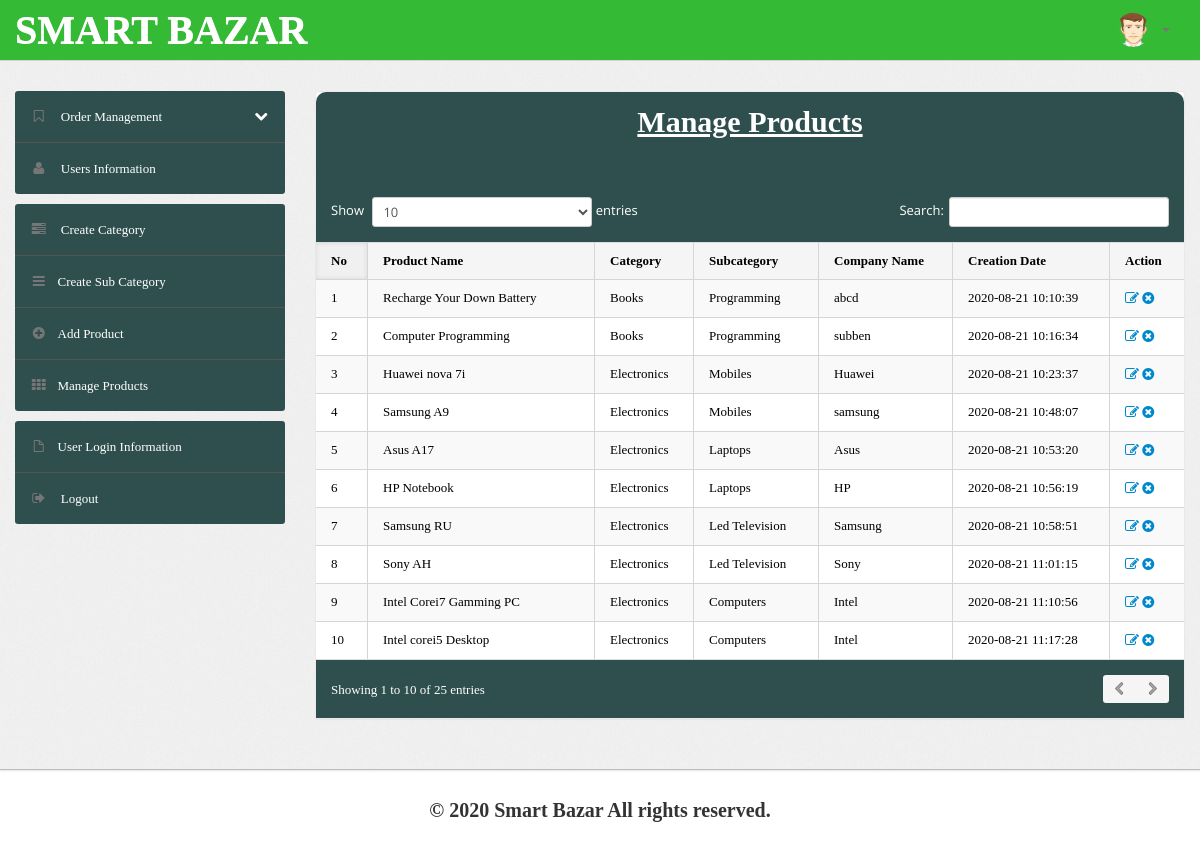
Screenshot of /shopping/admin/manage-products.php (signed in) with the database file from the repository.
### tables this page shows
CREATE TABLE `products` (
  `id` int(11) NOT NULL,
  `category` int(11) NOT NULL,
  `subCategory` int(11) DEFAULT NULL,
  `productName` varchar(255) DEFAULT NULL,
  `productCompany` varchar(255) DEFAULT NULL,
  `productPrice` int(11) DEFAULT NULL,
  `productPriceBeforeDiscount` int(11) DEFAULT NULL,
  `productDescription` longtext DEFAULT NULL,
  `productImage1` varchar(255) DEFAULT NULL,
  `productImage2` varchar(255) DEFAULT NULL,
  `productImage3` varchar(255) DEFAULT NULL,
  `shippingCharge` int(11) DEFAULT NULL,
  `productAvailability` varchar(255) DEFAULT NULL,
  `postingDate` timestamp NULL DEFAULT current_timestamp(),
  `updationDate` varchar(255) DEFAULT NULL
);

CREATE TABLE `category` (
  `id` int(11) NOT NULL,
  `categoryName` varchar(255) DEFAULT NULL,
  `categoryDescription` longtext DEFAULT NULL,
  `creationDate` timestamp NOT NULL DEFAULT current_timestamp(),
  `updationDate` varchar(255) DEFAULT NULL
);

CREATE TABLE `subcategory` (
  `id` int(11) NOT NULL,
  `categoryid` int(11) DEFAULT NULL,
  `subcategory` varchar(255) DEFAULT NULL,
  `creationDate` timestamp NULL DEFAULT current_timestamp(),
  `updationDate` varchar(255) DEFAULT NULL
);

### shopping/admin/manage-products.php (the view, shortened to what this page needs)
<?php
include('include/config.php');
if(strlen($_SESSION['alogin'])==0)
	{
header('location:index.php');
}
else{
?>
<!DOCTYPE html>
<html lang="en">
<head>
	<link type="text/css" href="bootstrap/css/bootstrap.min.css" rel="stylesheet">
	<link type="text/css" href="bootstrap/css/bootstrap-responsive.min.css" rel="stylesheet">
	<link type="text/css" href="css/theme.css" rel="stylesheet">
	<link type="text/css" href="images/icons/css/font-awesome.css" rel="stylesheet">
</head>
<body>
<?php include('include/header.php');?>
	<div class="wrapper">
		<div class="container">
			<div class="row">
<?php include('include/sidebar.php');?>
			<div class="span9">
					<div class="content">
	<div class="module">
							<div class="module-head">
								<h3>Manage Products</h3>
							</div>
							<div class="module-body table">
									<br />
								<table cellpadding="0" cellspacing="0" border="0" class="datatable-1 table table-bordered table-striped	 display" width="100%">
									<thead>
										<tr>
											<th>No</th>
											<th>Product Name</th>
											<th>Category </th>
											<th>Subcategory</th>
											<th>Company Name</th>
											<th>Creation Date</th>
											<th>Action</th>
										</tr>
									</thead>
									<tbody>
<?php $query=mysqli_query($con,"select products.*,category.categoryName,subcategory.subcategory from products join category on category.id=products.category join subcategory on subcategory.id=products.subCategory");
$cnt=1;
while($row=mysqli_fetch_array($query))
{
?>
										<tr>
											<td><?php echo htmlentities($cnt);?></td>
											<td><?php echo htmlentities($row['productName']);?></td>
											<td><?php echo htmlentities($row['categoryName']);?></td>
											<td> <?php echo htmlentities($row['subcategory']);?></td>
											<td><?php echo htmlentities($row['productCompany']);?></td>
											<td><?php echo htmlentities($row['postingDate']);?></td>
											<td>
											<a href="edit-products.php?id=<?php echo $row['id']?>" ><i class="icon-edit"></i></a>
											<a href="manage-products.php?id=<?php echo $row['id']?>&del=delete" onClick="return confirm('Are you sure you want to delete?')"><i class="icon-remove-sign"></i></a></td>
										</tr>
										<?php $cnt=$cnt+1; } ?>
								</table>
							</div>
						</div>
					</div>
				</div>
			</div>
		</div>
	</div>
<?php include('include/footer.php');?>
</body>
<?php } ?>

### rows the page displays
products: productName "Recharge Your Down Battery", category.categoryName "Books", subcategory.subcategory "Programming", productCompany "abcd", postingDate "2020-08-21 10:10:39"
products: productName "Computer Programming", category.categoryName "Books", subcategory.subcategory "Programming", productCompany "subben", postingDate "2020-08-21 10:16:34"
products: productName "Huawei nova 7i", category.categoryName "Electronics", subcategory.subcategory "Mobiles", productCompany "Huawei", postingDate "2020-08-21 10:23:37"
products: productName "Samsung A9", category.categoryName "Electronics", subcategory.subcategory "Mobiles", productCompany "samsung", postingDate "2020-08-21 10:48:07"
products: productName "Asus A17", category.categoryName "Electronics", subcategory.subcategory "Laptops", productCompany "Asus", postingDate "2020-08-21 10:53:20"
products: productName "HP Notebook", category.categoryName "Electronics", subcategory.subcategory "Laptops", productCompany "HP", postingDate "2020-08-21 10:56:19"
products: productName "Samsung RU", category.categoryName "Electronics", subcategory.subcategory "Led Television", productCompany "Samsung", postingDate "2020-08-21 10:58:51"
products: productName "Sony AH", category.categoryName "Electronics", subcategory.subcategory "Led Television", productCompany "Sony", postingDate "2020-08-21 11:01:15"
products: productName "Intel Corei7 Gamming PC", category.categoryName "Electronics", subcategory.subcategory "Computers", productCompany "Intel", postingDate "2020-08-21 11:10:56"
products: productName "Intel corei5 Desktop", category.categoryName "Electronics", subcategory.subcategory "Computers", productCompany "Intel", postingDate "2020-08-21 11:17:28"
